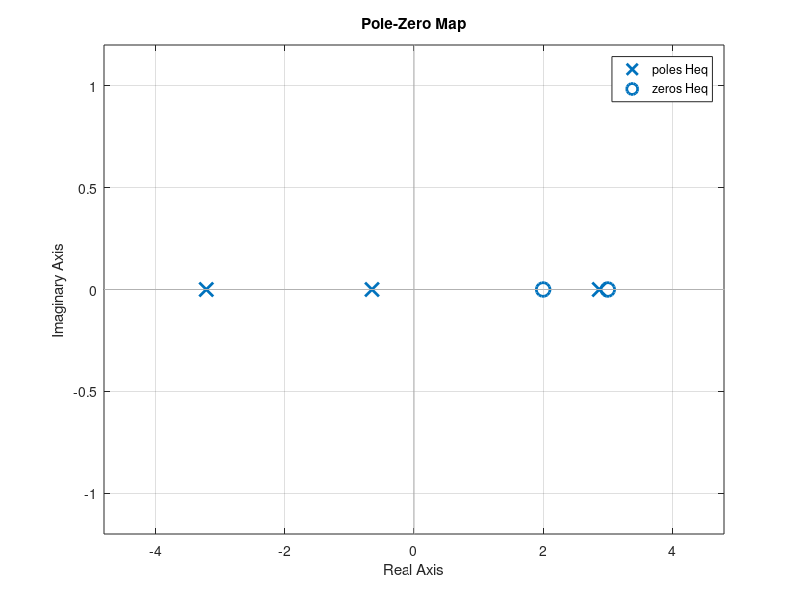

MATLAB code for this plot:
% Example 4.38
clear all; clc; clf;

num1 = [1 -2]; den1 = [1 3 2]; H1 = tf(num1, den1);
num2 = [1 0];  den2 = [1 -3];  H2 = tf(num2, den2);
Heq = feedback(H1, H2)

pzmap(Heq)
